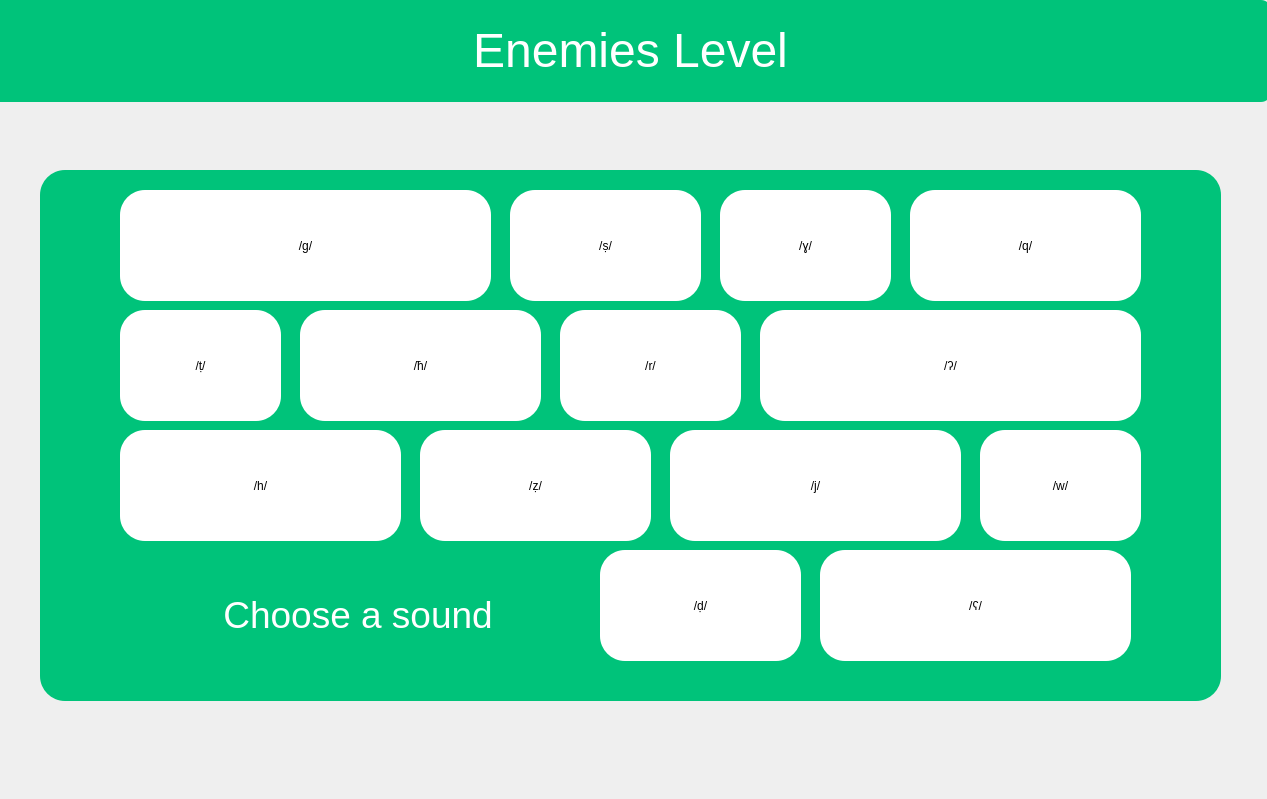
<?xml version="1.0" encoding="UTF-8"?>
<ui version="4.0">
 <class>Dialog</class>
 <widget class="QDialog" name="Dialog">
  <property name="geometry">
   <rect>
    <x>0</x>
    <y>0</y>
    <width>1267</width>
    <height>799</height>
   </rect>
  </property>
  <property name="windowTitle">
   <string>Dialog</string>
  </property>
  <widget class="QLabel" name="level_name">
   <property name="geometry">
    <rect>
     <x>-10</x>
     <y>0</y>
     <width>1281</width>
     <height>102</height>
    </rect>
   </property>
   <property name="styleSheet">
    <string notr="true">background: rgb(0, 195, 122);
border-radius: 10px 10px 20px 20px;
opacity: 1;</string>
   </property>
   <property name="text">
    <string>&lt;html&gt;&lt;head/&gt;&lt;body&gt;&lt;p align=&quot;center&quot;&gt;&lt;span style=&quot; font-size:36pt; color:#ffffff;&quot;&gt;Enemies Level&lt;/span&gt;&lt;/p&gt;&lt;/body&gt;&lt;/html&gt;</string>
   </property>
  </widget>
  <widget class="QPushButton" name="sound_q">
   <property name="geometry">
    <rect>
     <x>910</x>
     <y>190</y>
     <width>231</width>
     <height>111</height>
    </rect>
   </property>
   <property name="styleSheet">
    <string notr="true">font: 75 20pt &quot;MS Shell Dlg 2&quot;;
background-color: rgb(255, 255, 255);
border-radius: 25px 25px 35px 35px;
opacity: 1;</string>
   </property>
   <property name="text">
    <string>/q/</string>
   </property>
  </widget>
  <widget class="QPushButton" name="sound_glottal">
   <property name="geometry">
    <rect>
     <x>760</x>
     <y>310</y>
     <width>381</width>
     <height>111</height>
    </rect>
   </property>
   <property name="styleSheet">
    <string notr="true">font: 75 20pt &quot;MS Shell Dlg 2&quot;;
background-color: rgb(255, 255, 255);
border-radius: 25px 25px 35px 35px;
opacity: 1;</string>
   </property>
   <property name="text">
    <string>/ʔ/</string>
   </property>
  </widget>
  <widget class="QPushButton" name="sound_h">
   <property name="geometry">
    <rect>
     <x>120</x>
     <y>430</y>
     <width>281</width>
     <height>111</height>
    </rect>
   </property>
   <property name="styleSheet">
    <string notr="true">font: 75 20pt &quot;MS Shell Dlg 2&quot;;
background-color: rgb(255, 255, 255);
border-radius: 25px 25px 35px 35px;
opacity: 1;</string>
   </property>
   <property name="text">
    <string>/h/</string>
   </property>
  </widget>
  <widget class="QPushButton" name="sound_H">
   <property name="geometry">
    <rect>
     <x>300</x>
     <y>310</y>
     <width>241</width>
     <height>111</height>
    </rect>
   </property>
   <property name="styleSheet">
    <string notr="true">font: 75 20pt &quot;MS Shell Dlg 2&quot;;
background-color: rgb(255, 255, 255);
border-radius: 25px 25px 35px 35px;
opacity: 1;</string>
   </property>
   <property name="text">
    <string>/ħ/</string>
   </property>
  </widget>
  <widget class="QPushButton" name="sound_3">
   <property name="geometry">
    <rect>
     <x>820</x>
     <y>550</y>
     <width>311</width>
     <height>111</height>
    </rect>
   </property>
   <property name="styleSheet">
    <string notr="true">font: 75 20pt &quot;MS Shell Dlg 2&quot;;
background-color: rgb(255, 255, 255);
border-radius: 25px 25px 35px 35px;
opacity: 1;</string>
   </property>
   <property name="text">
    <string>/ʕ/</string>
   </property>
  </widget>
  <widget class="QPushButton" name="sound_8in">
   <property name="geometry">
    <rect>
     <x>720</x>
     <y>190</y>
     <width>171</width>
     <height>111</height>
    </rect>
   </property>
   <property name="styleSheet">
    <string notr="true">font: 75 20pt &quot;MS Shell Dlg 2&quot;;
background-color: rgb(255, 255, 255);
border-radius: 25px 25px 35px 35px;
opacity: 1;</string>
   </property>
   <property name="text">
    <string>/ɣ/</string>
   </property>
  </widget>
  <widget class="QPushButton" name="sound_g">
   <property name="geometry">
    <rect>
     <x>120</x>
     <y>190</y>
     <width>371</width>
     <height>111</height>
    </rect>
   </property>
   <property name="styleSheet">
    <string notr="true">font: 75 20pt &quot;MS Shell Dlg 2&quot;;
background-color: rgb(255, 255, 255);
border-radius: 25px 25px 35px 35px;
opacity: 1;</string>
   </property>
   <property name="text">
    <string>/g/</string>
   </property>
  </widget>
  <widget class="QPushButton" name="sound_T">
   <property name="geometry">
    <rect>
     <x>120</x>
     <y>310</y>
     <width>161</width>
     <height>111</height>
    </rect>
   </property>
   <property name="styleSheet">
    <string notr="true">font: 75 20pt &quot;MS Shell Dlg 2&quot;;
background-color: rgb(255, 255, 255);
border-radius: 25px 25px 35px 35px;
opacity: 1;</string>
   </property>
   <property name="text">
    <string>/ṭ/</string>
   </property>
  </widget>
  <widget class="QPushButton" name="sound_D">
   <property name="geometry">
    <rect>
     <x>600</x>
     <y>550</y>
     <width>201</width>
     <height>111</height>
    </rect>
   </property>
   <property name="styleSheet">
    <string notr="true">font: 75 20pt &quot;MS Shell Dlg 2&quot;;
background-color: rgb(255, 255, 255);
border-radius: 25px 25px 35px 35px;
opacity: 1;</string>
   </property>
   <property name="text">
    <string>/ḍ/</string>
   </property>
  </widget>
  <widget class="QPushButton" name="sound_Z">
   <property name="geometry">
    <rect>
     <x>420</x>
     <y>430</y>
     <width>231</width>
     <height>111</height>
    </rect>
   </property>
   <property name="styleSheet">
    <string notr="true">font: 75 20pt &quot;MS Shell Dlg 2&quot;;
background-color: rgb(255, 255, 255);
border-radius: 25px 25px 35px 35px;
opacity: 1;</string>
   </property>
   <property name="text">
    <string>/ẓ/</string>
   </property>
  </widget>
  <widget class="QPushButton" name="sound_S">
   <property name="geometry">
    <rect>
     <x>510</x>
     <y>190</y>
     <width>191</width>
     <height>111</height>
    </rect>
   </property>
   <property name="styleSheet">
    <string notr="true">font: 75 20pt &quot;MS Shell Dlg 2&quot;;
background-color: rgb(255, 255, 255);
border-radius: 25px 25px 35px 35px;
opacity: 1;</string>
   </property>
   <property name="text">
    <string>/ṣ/</string>
   </property>
  </widget>
  <widget class="QPushButton" name="sound_r">
   <property name="geometry">
    <rect>
     <x>560</x>
     <y>310</y>
     <width>181</width>
     <height>111</height>
    </rect>
   </property>
   <property name="styleSheet">
    <string notr="true">font: 75 20pt &quot;MS Shell Dlg 2&quot;;
background-color: rgb(255, 255, 255);
border-radius: 25px 25px 35px 35px;
opacity: 1;</string>
   </property>
   <property name="text">
    <string>/r/</string>
   </property>
  </widget>
  <widget class="QPushButton" name="sound_j">
   <property name="geometry">
    <rect>
     <x>670</x>
     <y>430</y>
     <width>291</width>
     <height>111</height>
    </rect>
   </property>
   <property name="styleSheet">
    <string notr="true">font: 75 20pt &quot;MS Shell Dlg 2&quot;;
background-color: rgb(255, 255, 255);
border-radius: 25px 25px 35px 35px;
opacity: 1;</string>
   </property>
   <property name="text">
    <string>/j/</string>
   </property>
  </widget>
  <widget class="QLabel" name="soundImage1_12">
   <property name="geometry">
    <rect>
     <x>40</x>
     <y>170</y>
     <width>1181</width>
     <height>531</height>
    </rect>
   </property>
   <property name="styleSheet">
    <string notr="true">
background: rgb(0, 195, 122);
border-radius: 25px 25px 35px 35px;
opacity: 1;</string>
   </property>
   <property name="text">
    <string>&lt;html&gt;&lt;head/&gt;&lt;body&gt;&lt;p align=&quot;center&quot;&gt;&lt;br/&gt;&lt;/p&gt;&lt;p align=&quot;center&quot;&gt;&lt;br/&gt;&lt;/p&gt;&lt;p align=&quot;center&quot;&gt;&lt;br/&gt;&lt;/p&gt;&lt;p align=&quot;center&quot;&gt;&lt;br/&gt;&lt;/p&gt;&lt;p align=&quot;center&quot;&gt;&lt;br/&gt;&lt;/p&gt;&lt;p align=&quot;center&quot;&gt;&lt;br/&gt;&lt;/p&gt;&lt;p align=&quot;center&quot;&gt;&lt;br/&gt;&lt;/p&gt;&lt;p align=&quot;center&quot;&gt;&lt;br/&gt;&lt;/p&gt;&lt;p align=&quot;center&quot;&gt;&lt;br/&gt;&lt;/p&gt;&lt;p align=&quot;center&quot;&gt;&lt;br/&gt;&lt;/p&gt;&lt;p align=&quot;center&quot;&gt;&lt;span style=&quot; font-size:28pt; color:#ffffff;&quot;&gt;Choose a sound &lt;/span&gt;&lt;span style=&quot; font-size:28pt; color:#00c37a;&quot;&gt;hhhhhhhhhhhhhhhhhhhhhhhhhh&lt;/span&gt;&lt;/p&gt;&lt;p align=&quot;center&quot;&gt;&lt;br/&gt;&lt;/p&gt;&lt;/body&gt;&lt;/html&gt;</string>
   </property>
  </widget>
  <widget class="QPushButton" name="sound_w">
   <property name="geometry">
    <rect>
     <x>980</x>
     <y>430</y>
     <width>161</width>
     <height>111</height>
    </rect>
   </property>
   <property name="styleSheet">
    <string notr="true">font: 75 20pt &quot;MS Shell Dlg 2&quot;;
background-color: rgb(255, 255, 255);
border-radius: 25px 25px 35px 35px;
opacity: 1;</string>
   </property>
   <property name="text">
    <string>/w/</string>
   </property>
  </widget>
  <zorder>soundImage1_12</zorder>
  <zorder>sound_w</zorder>
  <zorder>sound_j</zorder>
  <zorder>sound_r</zorder>
  <zorder>sound_Z</zorder>
  <zorder>sound_S</zorder>
  <zorder>sound_glottal</zorder>
  <zorder>sound_q</zorder>
  <zorder>level_name</zorder>
  <zorder>sound_h</zorder>
  <zorder>sound_H</zorder>
  <zorder>sound_3</zorder>
  <zorder>sound_8in</zorder>
  <zorder>sound_g</zorder>
  <zorder>sound_T</zorder>
  <zorder>sound_D</zorder>
 </widget>
 <resources/>
 <connections/>
</ui>
